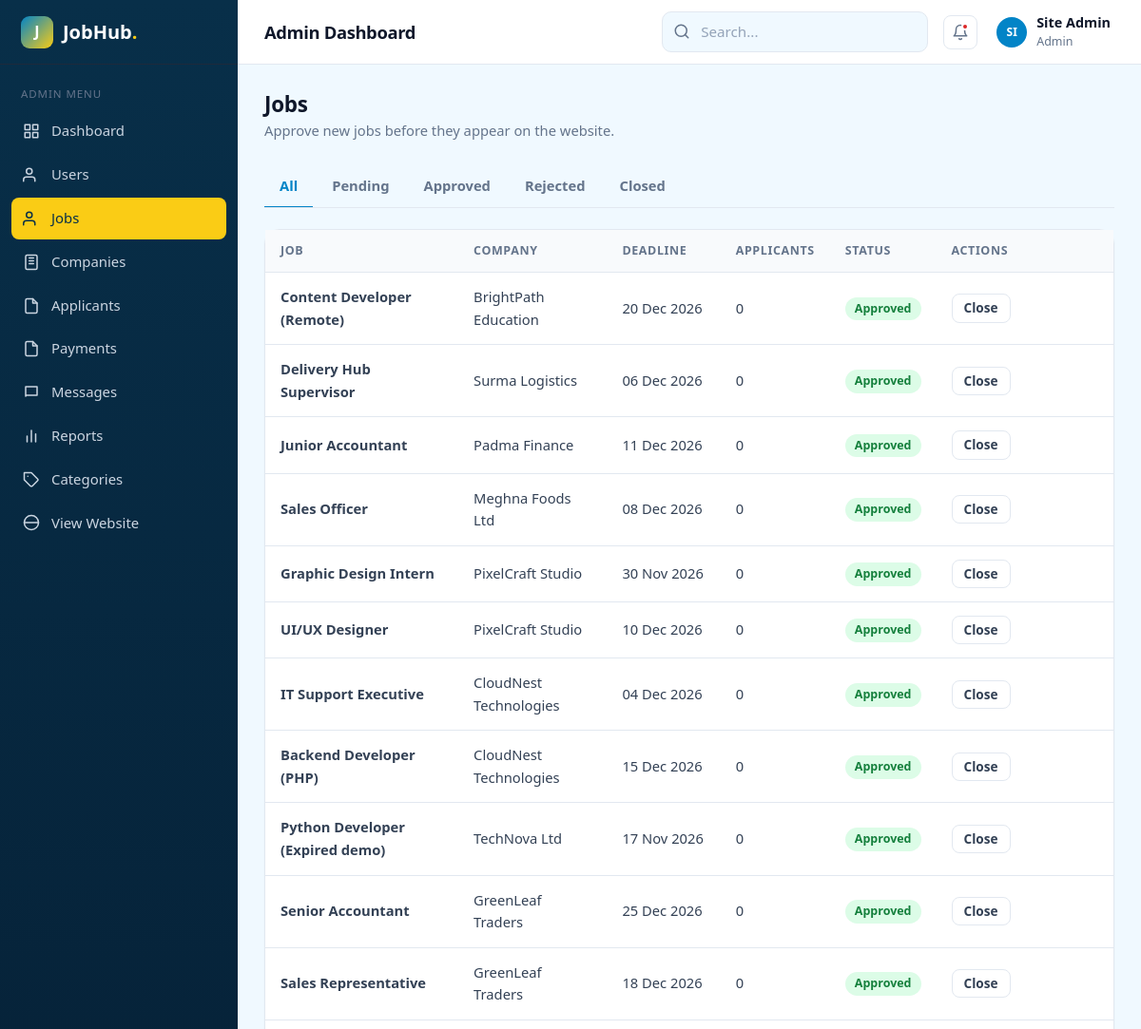
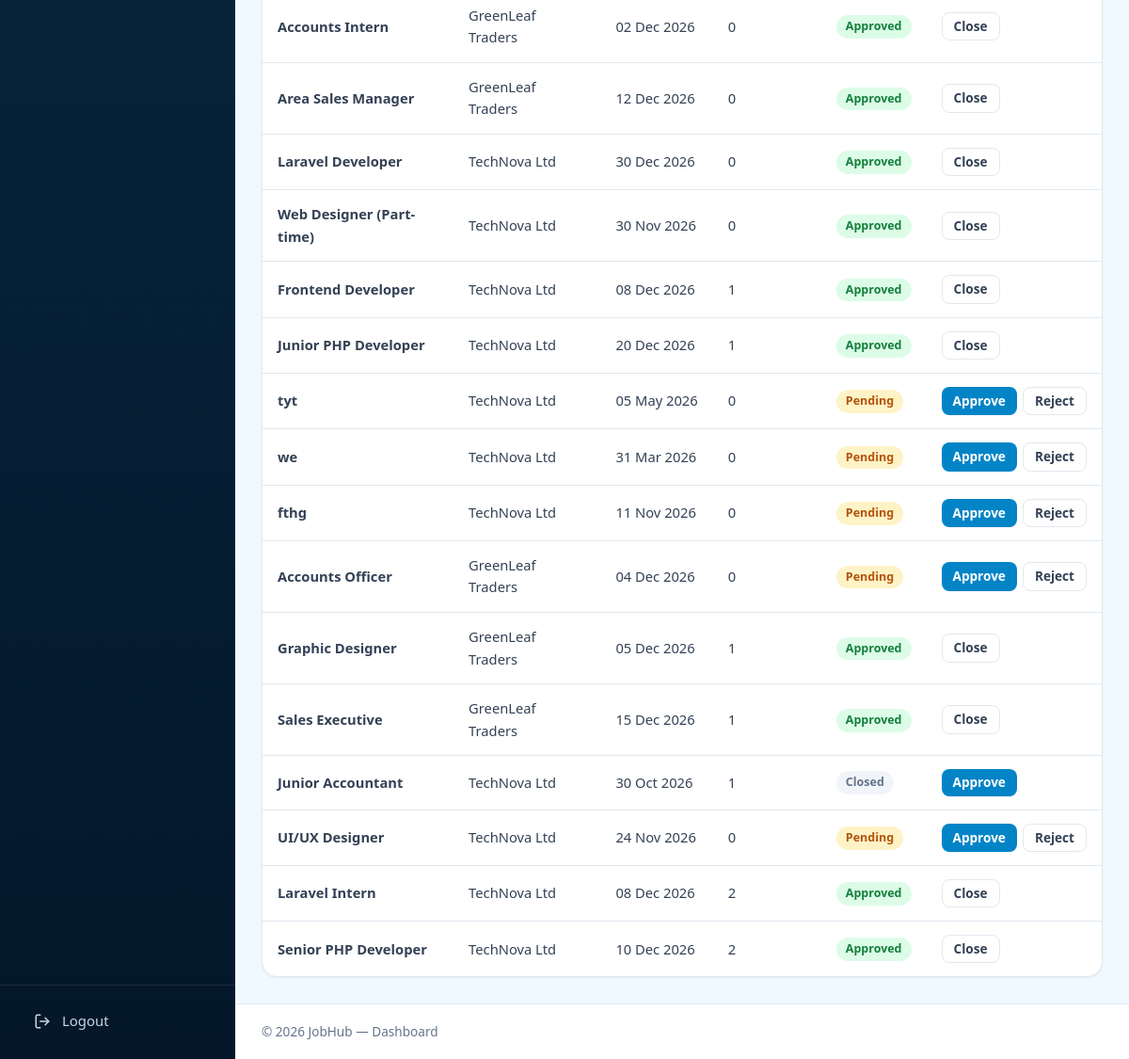
The app's page /admin/jobs.php (signed in), older data (2 pictures, top to bottom).
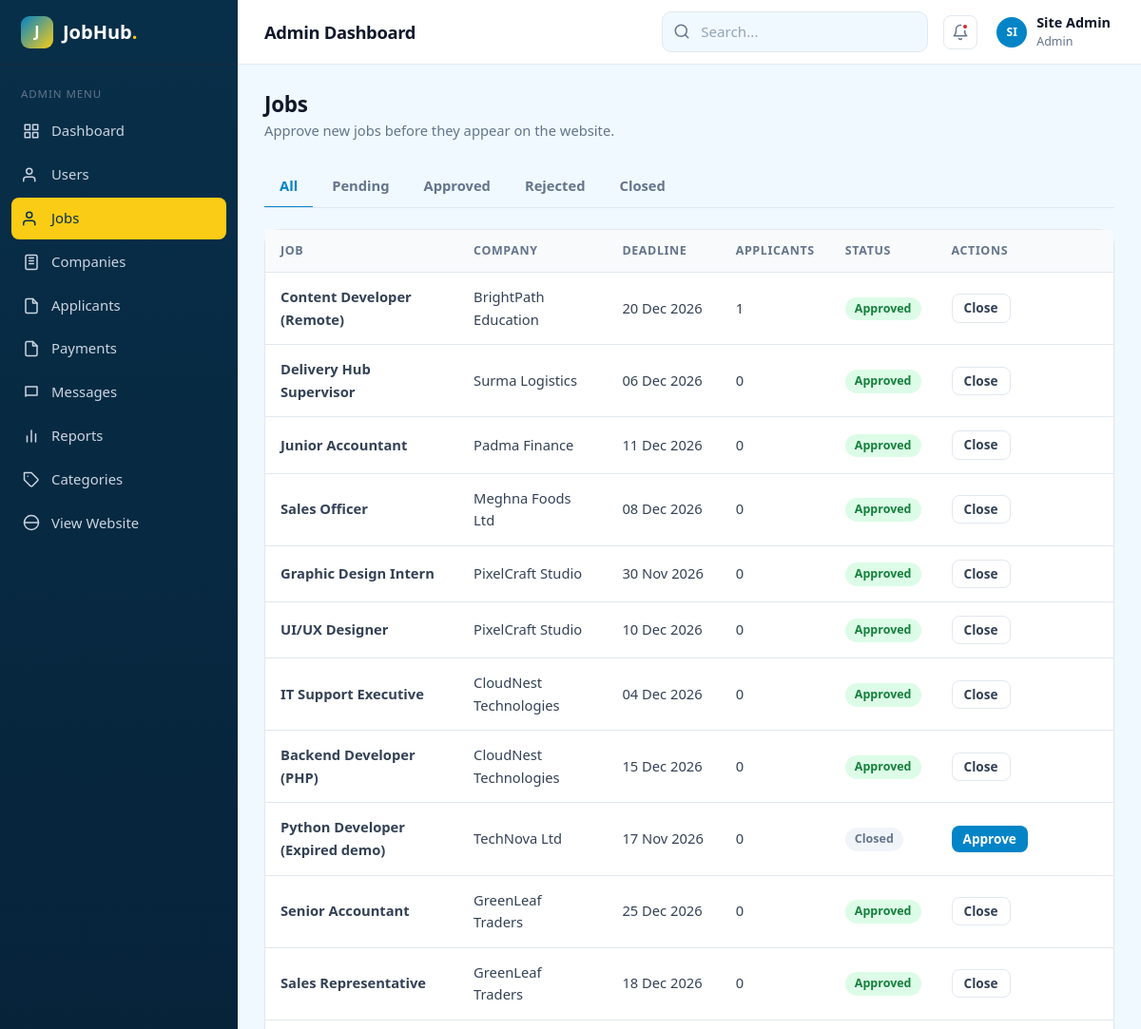
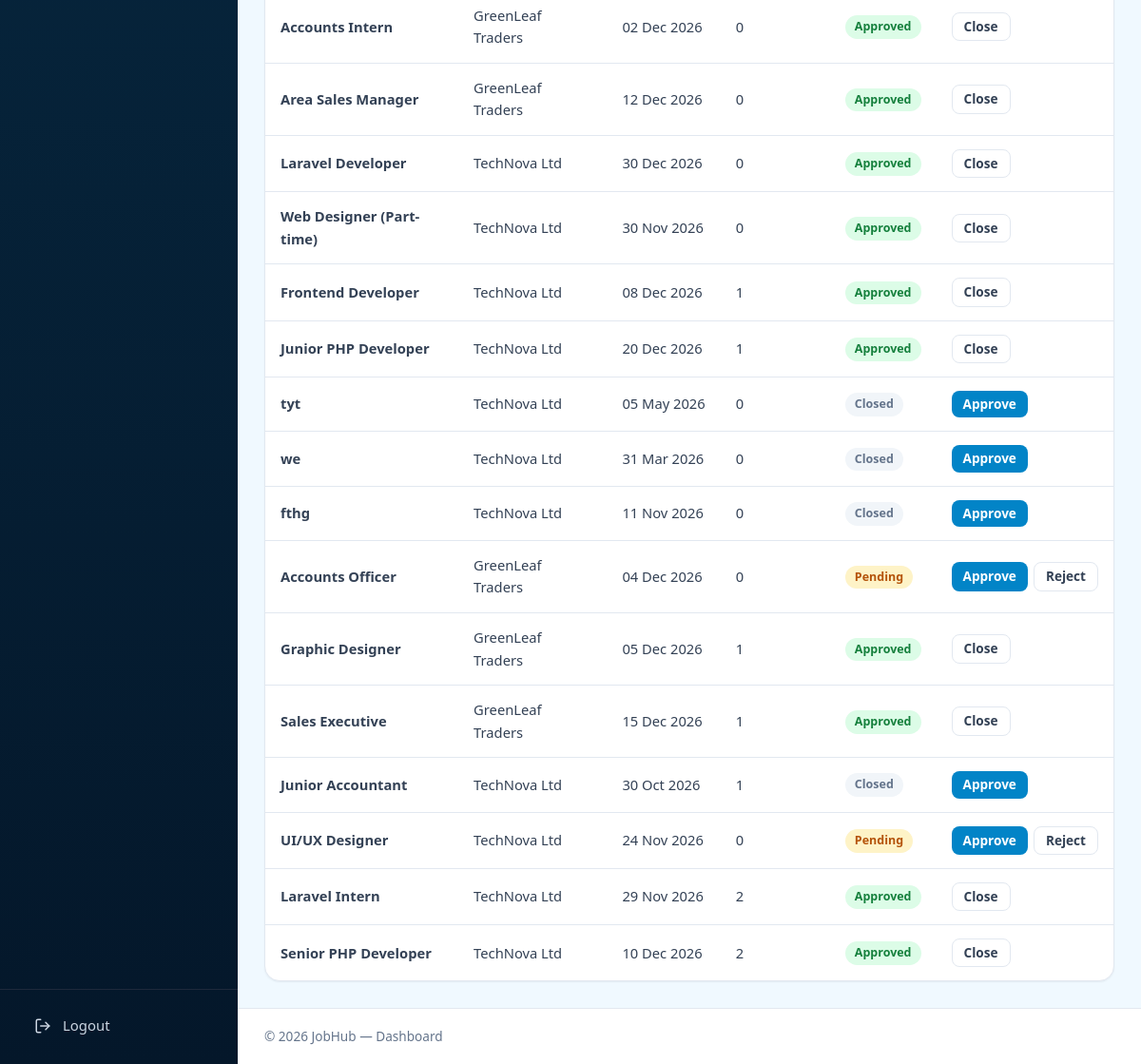
The same page, newer data (2 pictures, top to bottom).
### tables this page shows
CREATE TABLE `jobs` (
  `id` int UNSIGNED NOT NULL,
  `company_id` int UNSIGNED NOT NULL,
  `category_id` int UNSIGNED DEFAULT NULL,
  `city_id` int UNSIGNED DEFAULT NULL,
  `subscription_id` int UNSIGNED DEFAULT NULL,
  `title` varchar(150) NOT NULL,
  `slug` varchar(180) NOT NULL,
  `job_type` enum('full_time','part_time','contract','internship','remote') NOT NULL DEFAULT 'full_time',
  `salary_min` decimal(10,2) DEFAULT NULL,
  `salary_max` decimal(10,2) DEFAULT NULL,
  `description` text,
  `deadline` date NOT NULL,
  `status` enum('pending','approved','rejected','closed') NOT NULL DEFAULT 'pending',
  `is_featured` tinyint(1) NOT NULL DEFAULT '0'
);

CREATE TABLE `companies` (
  `id` int UNSIGNED NOT NULL,
  `user_id` int UNSIGNED NOT NULL,
  `city_id` int UNSIGNED DEFAULT NULL,
  `name` varchar(150) NOT NULL,
  `logo` varchar(255) DEFAULT NULL,
  `website` varchar(255) DEFAULT NULL,
  `address` text,
  `description` text
);

### admin/jobs.php (the view, shortened to what this page needs)
<?php
include('../dbconfig.php');
$status = isset($_GET['status']) ? $_GET['status'] : '';
$where = '';
$jobs = $conn->query("SELECT jobs.*, companies.name AS company_name,
                             (SELECT COUNT(*) FROM job_applications WHERE job_applications.job_id = jobs.id) AS total_apps
                      FROM jobs JOIN companies ON companies.id = jobs.company_id
                      $where ORDER BY jobs.id DESC");
$jobColor = array('pending' => 'badge-warning', 'approved' => 'badge-success', 'rejected' => 'badge-danger', 'closed' => 'badge-gray');
?>
<!DOCTYPE html>
<html lang="en">
<head>
  <link rel="stylesheet" href="../assets/css/style.css?v=2">
</head>
<body class="dash-body">
<?php include('include/header.php'); ?>
<main class="dash-content">
  <div class="page-actions"><div><h2>Jobs</h2><p>Approve new jobs before they appear on the website.</p></div></div>
  <div class="tabs mb-2">
    <a class="tab-btn <?php if ($status == '') echo 'active'; ?>" href="jobs.php">All</a>
    <a class="tab-btn <?php if ($status == 'pending') echo 'active'; ?>" href="jobs.php?status=pending">Pending</a>
    <a class="tab-btn <?php if ($status == 'approved') echo 'active'; ?>" href="jobs.php?status=approved">Approved</a>
    <a class="tab-btn <?php if ($status == 'rejected') echo 'active'; ?>" href="jobs.php?status=rejected">Rejected</a>
    <a class="tab-btn <?php if ($status == 'closed') echo 'active'; ?>" href="jobs.php?status=closed">Closed</a>
  </div>
  <div class="card">
    <div class="table-wrap">
      <table class="table">
        <thead><tr><th>Job</th><th>Company</th><th>Deadline</th><th>Applicants</th><th>Status</th><th>Actions</th></tr></thead>
        <tbody>
        <?php while ($j = $jobs->fetch_assoc()) { ?>
          <tr>
            <td><strong><?php echo $j['title']; ?></strong></td>
            <td><?php echo $j['company_name']; ?></td>
            <td><?php echo date('d M Y', strtotime($j['deadline'])); ?></td>
            <td><?php echo $j['total_apps']; ?></td>
            <td><span class="badge <?php echo $jobColor[$j['status']]; ?>"><?php echo ucfirst($j['status']); ?></span></td>
            <td><div class="actions">
              <?php if ($j['status'] != 'approved') { ?><a class="btn btn-sm btn-primary" href="jobs.php?approve=<?php echo $j['id']; ?>&status=<?php echo $status; ?>">Approve</a><?php } ?>
              <?php if ($j['status'] == 'pending') { ?><a class="btn btn-sm btn-light" href="jobs.php?reject=<?php echo $j['id']; ?>&status=<?php echo $status; ?>">Reject</a><?php } ?>
              <?php if ($j['status'] == 'approved') { ?><a class="btn btn-sm btn-light" href="jobs.php?close=<?php echo $j['id']; ?>&status=<?php echo $status; ?>">Close</a><?php } ?>
            </div></td>
          </tr>
        <?php } ?>
        </tbody>
      </table>
    </div>
  </div>
</main>
<?php include('include/footer.php'); ?>
</div>
</body>
</html>

Row changes from the older to the newer data that the page shows:
computed for jobs "Content Developer (Remote)": total_apps "0" → "1"
changed jobs "Python Developer (Expired demo)": status "Approved" → "Closed"; status "Close" → "Approve"
changed jobs "tyt": status "Pending" → "Closed"; no longer shows "Reject"
changed jobs "we": status "Pending" → "Closed"; no longer shows "Reject"
changed jobs "fthg": status "Pending" → "Closed"; no longer shows "Reject"
changed jobs "Laravel Intern": deadline "08 Dec 2026" → "29 Nov 2026"
